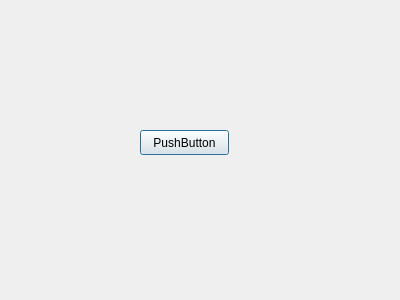
<?xml version="1.0" encoding="UTF-8"?>
<ui version="4.0">
 <class>Dialog</class>
 <widget class="QDialog" name="Dialog">
  <property name="geometry">
   <rect>
    <x>0</x>
    <y>0</y>
    <width>400</width>
    <height>300</height>
   </rect>
  </property>
  <property name="windowTitle">
   <string>Dialog</string>
  </property>
  <widget class="QPushButton" name="pushButton">
   <property name="geometry">
    <rect>
     <x>140</x>
     <y>130</y>
     <width>89</width>
     <height>25</height>
    </rect>
   </property>
   <property name="text">
    <string>PushButton</string>
   </property>
  </widget>
 </widget>
 <resources/>
 <connections/>
</ui>
